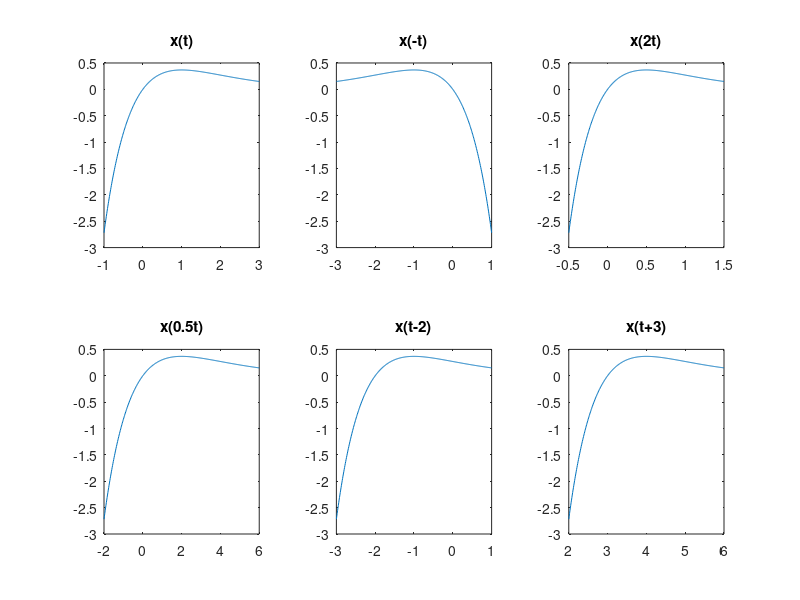

This chart was generated by the following MATLAB code:
clc;
clear;
close all;
% x(t) = te^-t ; -1<t<3;
t = -1 : 0.01 : 3;
t1 = -3 : 0.01 : 1;
t2 = -0.5 : 0.005 : 1.5;
t3 = -2 : 0.02 : 6;
t4 = -3 : 0.01 : 1; %%error
t5 = t+3; %%error
x = t.*exp(-t);
x1 = flip (x);
x2 = (2.*t2).*exp(-2.*t2);
x3 = (0.5.*t3).*exp(-0.5.*t3);
x4 = (t).*exp(-1*(t));
x5 = (t).*exp(-1*(t));

subplot(2,3,1)
plot(t,x);
title('x(t)');

subplot(2,3,2)
plot(t1,x1);
title('x(-t)');

subplot(2,3,3)
plot((0.5).*t,x2);
title('x(2t)');

subplot(2,3,4)
plot(((2).*t),x3);
title('x(0.5t)');

subplot(2,3,5)
plot((t-2),x4);
title('x(t-2)');

subplot(2,3,6)
plot((t+3),x5);
title('x(t+3)');